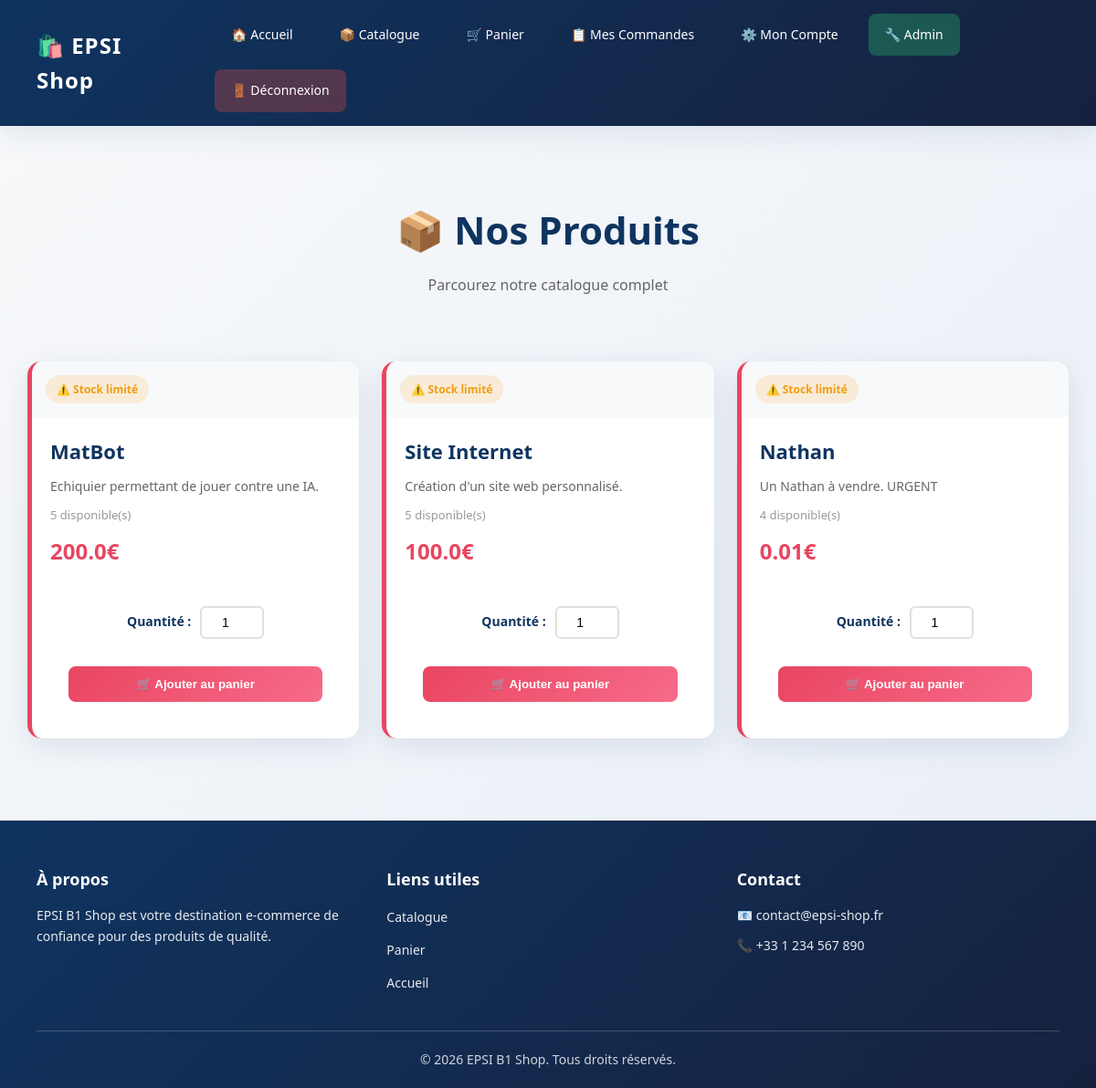
The page /catalogue (signed in) on the database its author committed.
### tables this page shows
CREATE TABLE produits (
                id INTEGER PRIMARY KEY AUTOINCREMENT,
                nom TEXT NOT NULL,
                prix REAL NOT NULL,
                description TEXT,
                categorie TEXT,
                stock INTEGER DEFAULT 10
            );

### app.py (the view)
@app.route('/catalogue')
def catalogue():
    produits = db.get_produits()
    return render_template('catalogue.html', produits=produits)

### database.py (called while the page is built)
    def get_connexion(self):
        conn = sqlite3.connect(self.dbname, timeout=10)
        conn.row_factory = sqlite3.Row
        conn.execute('PRAGMA journal_mode=WAL')
        return conn

    def get_produits(self):
        conn = self.get_connexion()
        try:
            produits = conn.execute('SELECT * FROM produits').fetchall()
        finally:
            conn.close()
        return produits

### templates/catalogue.html
{% extends 'base.html' %}
{% block content %}
<div class="page-header">
    <h1>📦 Nos Produits</h1>
    <p>Parcourez notre catalogue complet</p>
</div>
<div class="products-grid">
    {% for p in produits %}
    <div class="produit-card">
        <a href="/produit/{{ p.id }}" class="product-link">
            <div class="produit-header">
                <span class="stock-badge {% if p.stock > 10 %}in-stock{% elif p.stock > 0 %}low-stock{% else %}out-stock{% endif %}">
                    {% if p.stock > 10 %}
                        ✅ En stock
                    {% elif p.stock > 0 %}
                        ⚠️ Stock limité
                    {% else %}
                        ❌ Rupture
                    {% endif %}
                </span>
            </div>
            <h3>{{ p.nom }}</h3>
            <p class="product-description">{{ p.description }}</p>
            <div class="product-info">
                <span class="stock-info">{{ p.stock }} disponible(s)</span>
            </div>
            <p class="product-price">{{ p.prix }}€</p>
        </a>
        {% if p.stock > 0 %}
        <form method="POST" action="/ajouter_au_panier/{{ p.id }}" class="add-to-cart-form">
            <div class="quantity-selector">
                <label for="qty_{{ p.id }}">Quantité :</label>
                <input type="number" id="qty_{{ p.id }}" name="quantite" min="1" max="{{ p.stock }}" value="1" required>
            </div>
            <button type="submit" class="btn-add-cart">🛒 Ajouter au panier</button>
        </form>
        {% else %}
        <button class="btn-add-cart" disabled>❌ Rupture</button>
        {% endif %}
    </div>
    {% endfor %}
</div>
{% endblock %}

### static/style.css (style rules this page uses)
:root { --text: #1a1a2e; --background: #f8f9fa; --primary: #0f3460; --secondary: #16213e; --accent: #e94560; --accent-light: #f76b8a; --success: #2ecc71; --warning: #f39c12; --danger: #e74c3c; --shadow: 0 8px 32px rgba(15, 52, 96, 0.1); --shadow-hover: 0 12px 48px rgba(15, 52, 96, 0.2); --transition: all 0.3s cubic-bezier(0.4, 0, 0.2, 1); }
* { box-sizing: border-box; }
html, body { margin: 0; padding: 0; height: 100%; }
body { font-family: 'Segoe UI', Trebuchet MS, sans-serif; background: linear-gradient(135deg, var(--background) 0%, #e8eef7 100%); color: var(--text); line-height: 1.6; min-height: 100vh; display: flex; flex-direction: column; }
.page-header { text-align: center; margin-bottom: 40px; padding: 30px 0; }
.page-header h1 { font-size: 42px; color: var(--primary); margin: 0 0 15px 0; font-weight: 700; }
.page-header p { font-size: 16px; color: #666; margin: 0; }
.products-grid { display: grid; grid-template-columns: repeat(auto-fill, minmax(280px, 1fr)); gap: 25px; margin-bottom: 40px; }
.produit-card { background: white; border-radius: 15px; box-shadow: var(--shadow); transition: var(--transition); overflow: hidden; display: flex; flex-direction: column; border-left: 5px solid var(--accent); }
.product-link { text-decoration: none; color: inherit; display: flex; flex-direction: column; flex: 1; padding-bottom: 20px; }
.produit-header { padding: 15px; background: #f8f9fa; display: flex; justify-content: space-between; align-items: center; }
.stock-badge { font-size: 12px; padding: 6px 12px; border-radius: 20px; font-weight: 600; }
.stock-badge.low-stock { background: rgba(243, 156, 18, 0.15); color: var(--warning); }
.produit-card h3 { margin: 20px; margin-bottom: 10px; font-size: 22px; color: var(--primary); }
.product-description { padding: 0 20px; color: #666; font-size: 14px; margin: 0; flex: 1; }
.product-info { padding: 10px 20px; font-size: 13px; color: #999; }
.product-price { padding: 0 20px; font-size: 24px; color: var(--accent); font-weight: 700; margin: 0; }
.btn-add-cart { margin: 20px; padding: 12px 20px; background: linear-gradient(135deg, var(--accent) 0%, var(--accent-light) 100%); color: white; border: none; border-radius: 8px; cursor: pointer; font-weight: 600; text-decoration: none; display: inline-block; transition: var(--transition); text-align: center; }
.add-to-cart-form { display: flex; flex-direction: column; gap: 10px; margin: 20px; }
.quantity-selector { display: flex; align-items: center; gap: 10px; justify-content: center; }
.quantity-selector label { font-weight: 600; font-size: 14px; color: var(--primary); }
.quantity-selector input { width: 70px; padding: 8px; border: 2px solid #e0e0e0; border-radius: 6px; font-size: 14px; text-align: center; transition: var(--transition); }
.order-total, .product-price { color: var(--accent); font-weight: 600; }

### rows shown on the page
produits: shows "⚠️ Stock limité", nom "MatBot", description "Echiquier permettant de jouer contre une IA.", stock "5", prix "200.0", quantite "1"
produits: shows "⚠️ Stock limité", nom "Site Internet", description "Création d'un site web personnalisé.", stock "5", prix "100.0"
produits: shows "⚠️ Stock limité", nom "Nathan", description "Un Nathan à vendre. URGENT", stock "4", prix "0.01"
